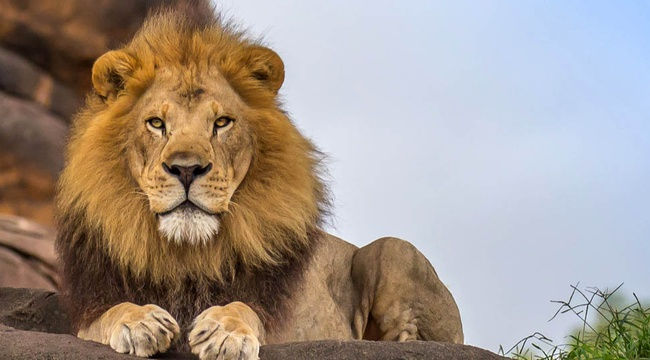
#> input picture OpenCV Assignment/sampleimg.jpg, 650 x 360 px, found by its file name
$ python 'Assignment 3.1.py'
#> lines starting #> are read from the running program, lines starting #| are printed output that depends on the picture
import cv2
import numpy as np

img = cv2.imread("Desktop\OpenCV Assignment\sampleimg.jpg")
#> img is the input picture: shape (360, 650, 3); mean B, G, R 140.3, 150.2, 162.9

img_gray = cv2.cvtColor(img, cv2.COLOR_BGR2GRAY)
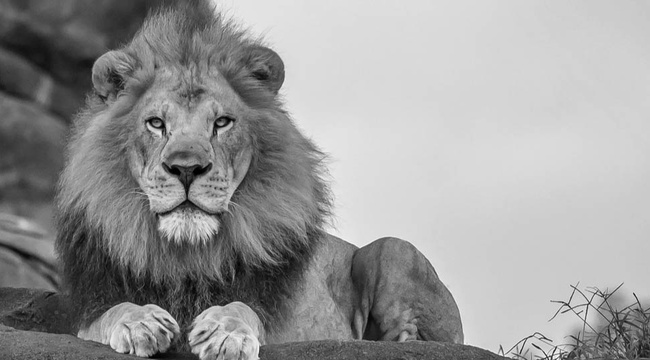
#> img_gray: shape (360, 650); min 0, max 252, mean 152.9

img_invert = cv2.bitwise_not(img_gray)
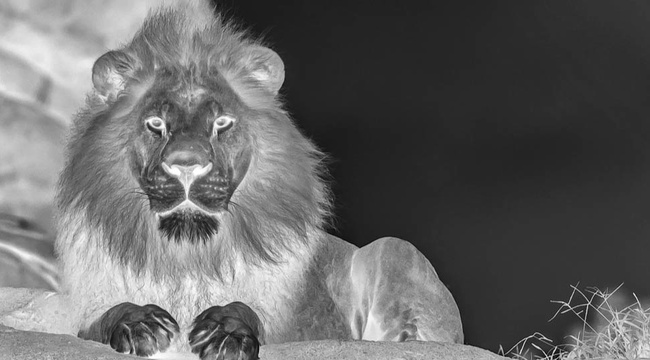
#> img_invert: shape (360, 650); min 3, max 255, mean 102.1

img_smooth = cv2.GaussianBlur(img_invert, (21,21), sigmaX=0, sigmaY=0)
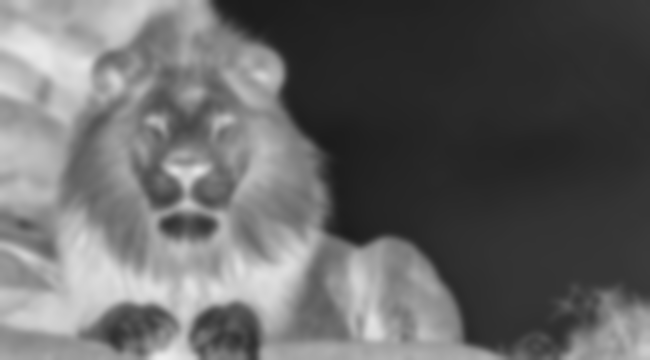
#> img_smooth: shape (360, 650); min 27, max 237, mean 102.1

def dodgeV2(x,y):
    return cv2.divide(x,255-y, scale=256)
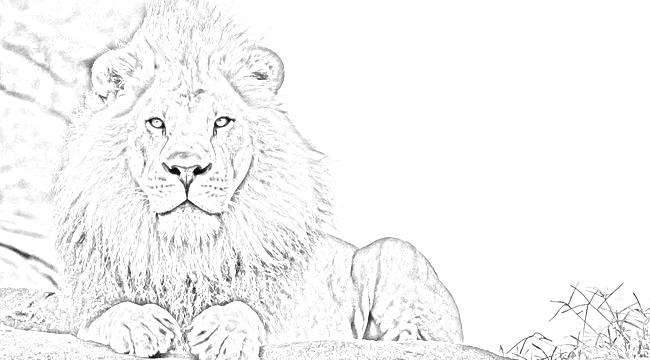
#> returned value: shape (360, 650); min 0, max 255, mean 245.7

image_fn = dodgeV2(img_gray, img_smooth)
cv2.imshow('final',image_fn)

cv2.waitKey(0)
